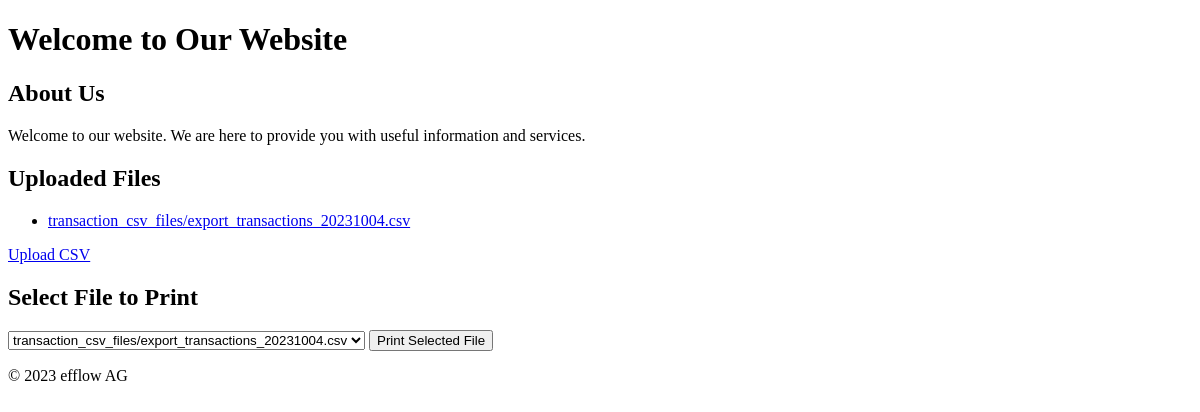
/, run on an earlier commit of the app's database.
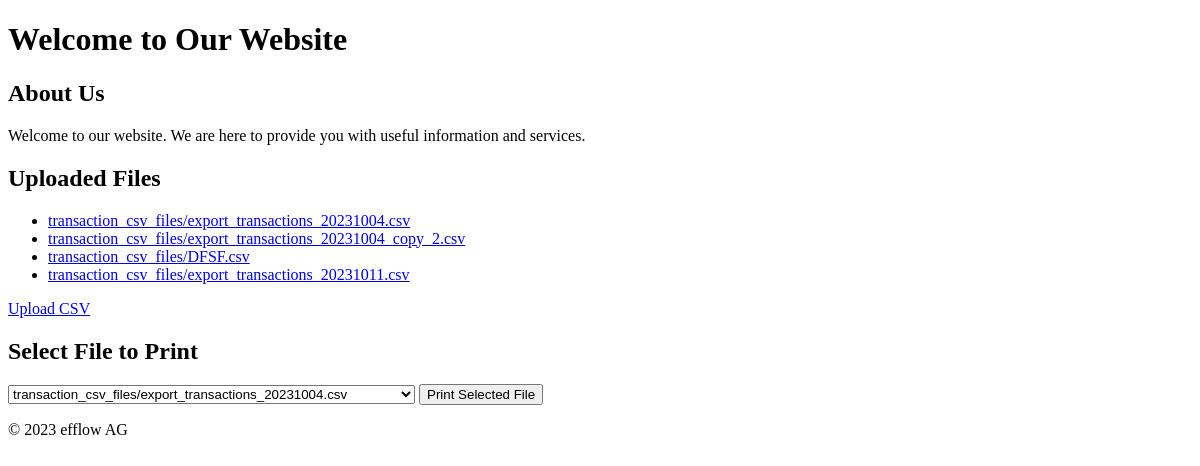
And on a later commit of the database.
### accounting/models.py (models this page shows, shortened)
class TransactionCSV(models.Model):
    file = models.FileField(upload_to='transaction_csv_files/')  # Field for the uploaded CSV file
    uploaded_at = models.DateTimeField(auto_now_add=True)  # Field for the timestamp when the file was uploaded

### accounting/views.py (the view)
# urls.py: path('', views.landing_page, name='landing_page'),
def landing_page(request):
    uploaded_files = TransactionCSV.objects.all()
    context = {
        'uploaded_files': uploaded_files,
    }
    return render(request, 'accounting/landing_page.html', context)

### accounting/templates/accounting/landing_page.html (shortened to what this page needs)
<!DOCTYPE html>
<html lang="en">
<head>
</head>
<body>
    <header>
        <h1>Welcome to Our Website</h1>
    </header>
    <main>
        <section>
            <h2>About Us</h2>
            <p>Welcome to our website. We are here to provide you with useful information and services.</p>
        </section>
        <section>
            <h2>Uploaded Files</h2>
            <ul>
                {% for file in uploaded_files %}
                    <li><a href="{% url 'print_data' file.id %}">{{ file.file.name }}</a></li>
                {% empty %}
                    <li>No files have been uploaded yet.</li>
                {% endfor %}
            </ul>
        </section>
        <section>
            <a href="{% url 'upload_csv' %}" class="btn btn-primary">Upload CSV</a>
        </section>
        <section>
            <h2>Select File to Print</h2>
            <form method="post" enctype="multipart/form-data" action="{% url 'print_data' file_id=1 %}">
                <select id="fileSelect" name="file_id">
                    {% for file in uploaded_files %}
                        <option value="{{ file.id }}">{{ file.file.name }}</option>
                    {% endfor %}
                </select>
                <button id="printButton" type="submit">Print Selected File</button>
            </form>
        </section>
    </main>
    <footer>
        <p>&copy; 2023 efflow AG</p>
    </footer>
</body>
</html>

What changed in the data, as far as the page shows it:
added TransactionCSV: file.name "transaction_csv_files/export_transactions_20231004_copy_2.csv"
added TransactionCSV: file.name "transaction_csv_files/DFSF.csv"
added TransactionCSV: file.name "transaction_csv_files/export_transactions_20231011.csv"
